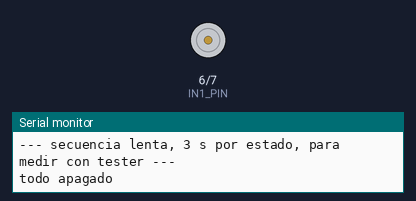
Simulated run of this sketch. Board: Arduino Uno, built with avr-gcc and run on an emulated ATmega328P. Shown: motor-driver pin pairs drawn as motors (green arrow = first pin HIGH = forward, orange = second pin HIGH = backward, longer = more drive, scaled by the enable pin), the last lines printed to the serial monitor.

Above: at 1.7 s.
At 4.7 s:
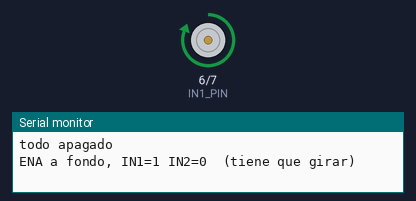
At 10.7 s:
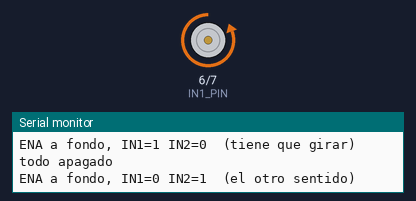
At 13.7 s:
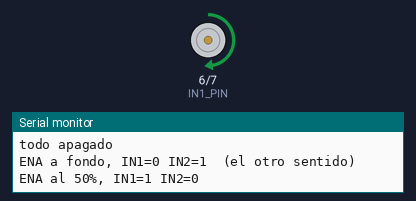
Timing chart, 0 to 19.7 s (numbered marks = the images above):
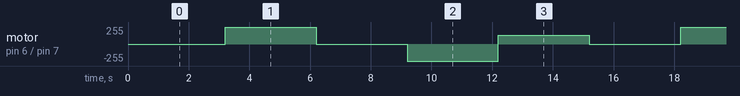

Measured:
- by itself, motor on pin 6 (IN1_PIN) / pin 7 (IN2_PIN): repeats every 15.0 s: stopped 3.0 s, backward 255/255 3.0 s, forward 128/255 3.0 s, stopped 3.0 s, forward 255/255 3.0 s

The sketch:

Puente_Bringup.ino
```cpp
// Puesta en marcha del accionamiento, sin depender del sensor de ángulo.
//
// Existe porque cuando el motor no gira hay dos culpables muy distintos --la
// placa no está sacando el comando, o el puente no lo está siguiendo-- y
// `bringup()` no puede separarlos: su única evidencia es el ángulo, y si el imán
// está mal montado el ángulo es ruido y todo parece un motor muerto. Acá la
// evidencia no sale del banco: la placa lee sus propios pines de vuelta.
//
// Primero se verifica a sí misma. Usa el mismo módulo de puente que Banco
// --así el temporizador y la escala del ciclo de trabajo son los mismos y no una
// copia que ya se le fue separando-- y mira el registro PIN, que refleja el estado
// real del pin aunque sea salida, para confirmar que ENA conmuta y que IN1 e IN2
// obedecen. Si eso pasa, lo que
// falta está del puente para afuera: su alimentación, su cableado, o el motor.
//
// Después acciona en secuencia lenta, anunciando cada estado por el puerto
// serie, para poder medir con un tester en las entradas y en las salidas del
// L298N sin correr atrás de la pantalla.
//
// Salida: 115200 baudios.
//
// OJO, el motor se mueve. Revisar que el eje esté libre antes de grabarlo.

#include <BoardStart.h>
#include <HBridge.h>

static const uint8_t  PWM_PIN = 9;      // ENA del L298N, OC1A
static const uint8_t  IN1_PIN = 6;
static const uint8_t  IN2_PIN = 7;
static const uint16_t PWM_TOP = 8000;   // 1 kHz phase-correct, como Banco

typedef HBridge<PWM_PIN, IN1_PIN, IN2_PIN> Motor;

static Motor g_motor(PWM_TOP);

// Acá se mueven ENA y el par IN1/IN2 por separado, que es justo lo que write() no
// hace: ese camino decide las dos cosas juntas para que un cambio de sentido no
// atraviese un estado conduciendo. Un diagnóstico que quiere leer cada pin de
// vuelta necesita las dos mitades sueltas, y para eso está duty().

// Mira un pin durante unos milisegundos y dice si lo vio en alto, en bajo, o en
// los dos --que es lo único que hace falta saber--. No devuelve un ciclo de
// trabajo: contar muestras en un lazo cerrado da un número sesgado, porque el
// período del lazo no es independiente del período del PWM. El ciclo de trabajo
// exacto ya se conoce, está en OCR1A.
//
// Y no se usa digitalRead(): el core de Arduino apaga el PWM del pin que se lee
// --llama a turnOffPWM()--, así que la primera lectura desconectaría la salida
// del temporizador y el diagnóstico informaría un pin muerto que él mismo mató.
// Se leen los registros de puerto a mano.
// Devuelve bit 0 si lo vio en alto y bit 1 si lo vio en bajo. Un uint8_t y no
// un par de bool: el preprocesador de Arduino genera los prototipos de las
// funciones antes de las definiciones de tipo del sketch, así que un struct
// propio en un valor de retorno no compila.
static const uint8_t VISTO_ALTO = 1;
static const uint8_t VISTO_BAJO = 2;

static uint8_t observar(uint8_t pin)
{
    volatile uint8_t* reg = (pin == PWM_PIN) ? &PINB : &PIND;
    const uint8_t mask = (pin == PWM_PIN) ? _BV(1)
                       : (pin == IN1_PIN) ? _BV(6) : _BV(7);

    uint8_t visto = 0;

    // Diez milisegundos son diez períodos del PWM: de sobra para ver los dos
    // estados si el pin está conmutando.
    const uint32_t hasta = micros() + 10000UL;
    while ((int32_t)(micros() - hasta) < 0)
    {
        visto |= (*reg & mask) ? VISTO_ALTO : VISTO_BAJO;
    }
    return visto;
}

static void informar(const __FlashStringHelper* que, uint8_t pin,
                     const __FlashStringHelper* esperado)
{
    const uint8_t visto = observar(pin);

    Serial.print(que);
    Serial.print(F(": "));
    if (visto == (VISTO_ALTO | VISTO_BAJO)) { Serial.print(F("conmutando")); }
    else if (visto == VISTO_ALTO)           { Serial.print(F("siempre en alto")); }
    else                                    { Serial.print(F("siempre en bajo")); }
    Serial.print(F("  (se espera "));
    Serial.print(esperado);
    Serial.println(')');
}

void setup()
{
    board::clock_begin();

    Serial.begin(115200);
    delay(100);
    Serial.println();
    Serial.println(F("Puesta en marcha del puente"));
    Serial.println(F("--- los pines, leidos de vuelta por la propia placa ---"));

    g_motor.begin();

    g_motor.duty(0);
    informar(F("ENA con u = 0  "), PWM_PIN, F("siempre en bajo"));
    g_motor.duty(128);
    Serial.print(F("ENA con u = 128, OCR1A = "));
    Serial.print(OCR1A);
    Serial.print(F(" de "));
    Serial.print(ICR1);
    Serial.print(F(" -> ciclo de trabajo "));
    Serial.print((uint16_t)((uint32_t)OCR1A * 100 / ICR1));
    Serial.println('%');
    informar(F("ENA con u = 128"), PWM_PIN, F("conmutando"));
    // A fondo se espera «conmutando» y no «siempre en alto», y no es una falla:
    // con OCR1A en el TOP el PWM phase-correct deja igual una muesca de un par
    // de ciclos en el pico, así que el pin baja una vez por período durante unos
    // 125 ns. Al motor le llega el 99,97 % de la tensión y no la nota; a este
    // muestreo, que mira el pin y no el promedio, se le aparece. Lo que sí sería
    // una falla es que a fondo no conmutara *ni* estuviera en alto.
    g_motor.duty(255);
    informar(F("ENA con u = 255"), PWM_PIN, F("conmutando o siempre en alto"));
    g_motor.duty(0);

    digitalWrite(IN1_PIN, HIGH);
    informar(F("IN1 en alto     "), IN1_PIN, F("siempre en alto"));
    digitalWrite(IN1_PIN, LOW);
    informar(F("IN1 en bajo     "), IN1_PIN, F("siempre en bajo"));
    digitalWrite(IN2_PIN, HIGH);
    informar(F("IN2 en alto     "), IN2_PIN, F("siempre en alto"));
    digitalWrite(IN2_PIN, LOW);
    informar(F("IN2 en bajo     "), IN2_PIN, F("siempre en bajo"));

    Serial.println();
    Serial.println(F("Si todo eso dio lo esperado, la placa esta sacando el comando"));
    Serial.println(F("y lo que falta esta del puente para afuera: su alimentacion de"));
    Serial.println(F("potencia, el cableado de ENA/IN1/IN2, o el motor."));
    Serial.println();
    Serial.println(F("--- secuencia lenta, 3 s por estado, para medir con tester ---"));
}

void loop()
{
    struct Paso
    {
        uint8_t u;
        uint8_t in1;
        uint8_t in2;
        const __FlashStringHelper* texto;
    };

    const Paso pasos[] =
    {
        { 0,   LOW,  LOW,  F("todo apagado") },
        { 255, HIGH, LOW,  F("ENA a fondo, IN1=1 IN2=0  (tiene que girar)") },
        { 0,   LOW,  LOW,  F("todo apagado") },
        { 255, LOW,  HIGH, F("ENA a fondo, IN1=0 IN2=1  (el otro sentido)") },
        { 128, HIGH, LOW,  F("ENA al 50%, IN1=1 IN2=0") },
    };

    for (uint8_t i = 0; i < sizeof(pasos) / sizeof(pasos[0]); i++)
    {
        digitalWrite(IN1_PIN, pasos[i].in1);
        digitalWrite(IN2_PIN, pasos[i].in2);
        g_motor.duty(pasos[i].u);
        Serial.println(pasos[i].texto);
        delay(3000);
    }
}
```
